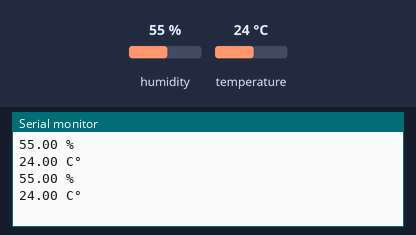
Simulated run of this sketch. Board: Arduino Uno, built with avr-gcc and run on an emulated ATmega328P. Shown: the last lines printed to the serial monitor. Inputs (shaded band) come from the test bench; at power-on: humidity 55 %, temperature 24 °C.

Above: at 3.8 s.
3.9 s: humidity set to 22 %
At 7.1 s:
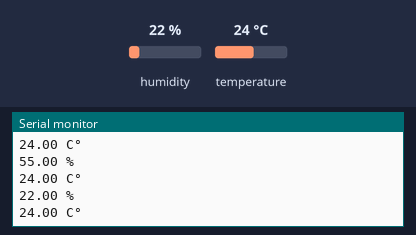
7.8 s: temperature set to 12 °C
At 9.6 s:
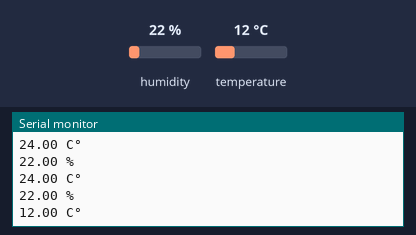
11.7 s: humidity set to 40 %
At 13.3 s:
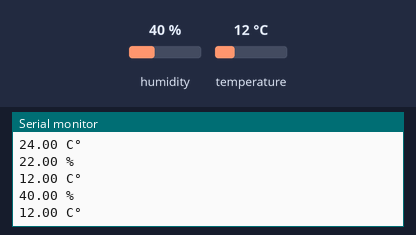
Timing chart, 0 to 14.8 s (numbered marks = the images above; inputs shaded):
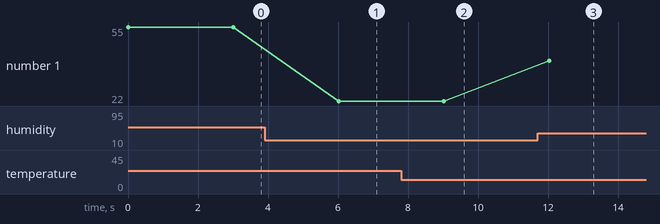

Measured:
- after the input at 3.9 s, the serial monitor: prints a new line after 2.1 s (image 1)
- after the input at 7.8 s, the serial monitor: prints a new line after 1.2 s (image 2)
- after the input at 11.7 s, the serial monitor: prints a new line after 0.33 s (image 3)
- plotted number 1: 55 → 22 after the input at 3.9 s, 22 → 40 after the input at 11.7 s

The sketch:

sensor.ino
```cpp
#include <DHT.h>

#define DHTTYPE DHT22
#define DHTPIN 7

DHT dht(DHTPIN, DHTTYPE);

float umidade = 0;
float temperatura = 0;

void setup(){
  Serial.begin(9600);
  dht.begin();
}
void loop(){
    umidade = dht.readHumidity();
    temperatura = dht.readTemperature();
    Serial.print(umidade); Serial.println(" %");
    Serial.print(temperatura); Serial.println(" C°");
    delay(3000);
}
```
